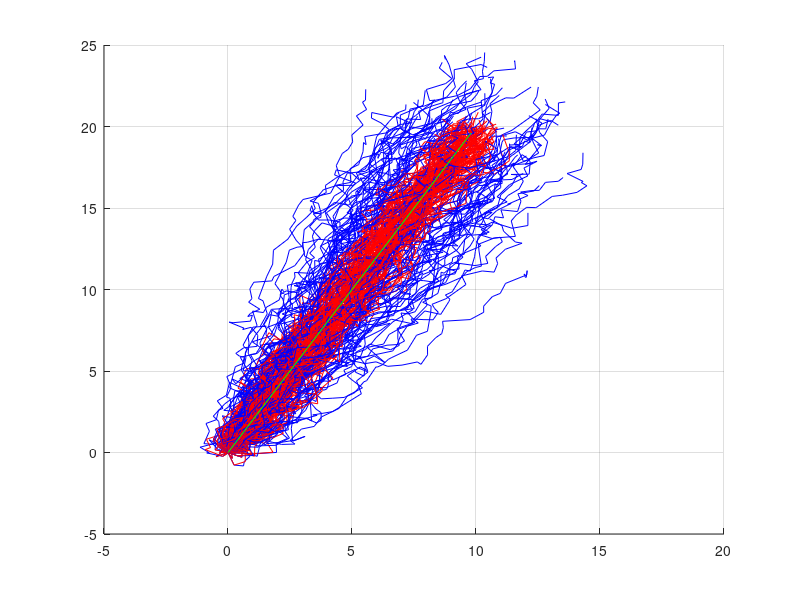

Recreate this plot in MATLAB. (Note: this script raises an error after producing the figure.)
clc
clear
% close all

%% init variables

dx = 1; dt = 0.2; N = 50; % trajectory discretization and length
A = eye(2); B = dt*eye(2); C = eye(2);
% tracking controller
K = dlqr(A,B,eye(2),eye(2)); % feedback law u = -Kx

x0 = [0;0]; % inital state
P0 = eye(2); % initial covariance
Q = 0.1*eye(2); % process noise covariance
R = 0.1*eye(2); % measurement noise covariance

% trajectory producing model 
% given x0, u_nom = (u1,u2), generate x_nom
u_nom = [1; 2]; % constant control for time horizon

% iteratively generate nominal trajectory
x_nom = zeros(2,N); x_nom(:,1) = x0;
for i = 2:N
    x_nom(:,i) = A*x_nom(:,i-1) + B*u_nom;
end

N_traj = 100; % number of sample trajectories

%% generate sample trajectories
X_tr = nan(2,N,N_traj); % tracking
X_se = nan(2,N,N_traj); % state estimating
X_est = nan(2,N,N_traj); % estimate

Z = nan(2,N,N_traj); % measurements

for i_traj = 1:N_traj
    
    % initialize state and covariance
    x_est = x0; P = P0;
    %x = mvnrnd(x_est', P0, 1)';
    x = x0;
    x_tr = x; x_se = x;
    
    % initialize trajectory
    X_tr(:,1,i_traj) = x_tr;
    X_se(:,1,i_traj) = x_se;
    X_est(:,1,i_traj) = x_est;
    
    for i = 2:N
           
        % sample process noise
        w = mvnrnd([0 0], Q, 1)';
        
        % tracking trajectory
        % apply feedback control
        err = x_tr - x_nom(:,i-1);
        %u = u_nom - K*err;
        u = u_nom;
        
        % dynamics
        x_tr = A*x_tr + B*u + w;
        X_tr(:,i,i_traj) = x_tr;
        
        % state estimating trajectory
        % apply feedback control
        err = x_est - x_nom(:,i-1);
        u = u_nom - K*err;
        
        % dynamics
        x_se = A*x_se + B*u + w;
        X_se(:,i,i_traj) = x_se;
        
        % noisy/biased measurement
        z = C*x_se + mvnrnd([0 0], R, 1)';
        Z(:,i,i_traj) = z;

        % Kalman filter predict
        x_pred = A*x_est + B*u;
        P_pred = A*P*A' + Q;

        % Kalman filter update
        L = P_pred*C'/(C*P_pred*C' + R);
        x_est = x_pred + L*(z - C*x_pred);
        P = P_pred - L*C*P_pred;
        
        X_est(:,i,i_traj) = x_est;
        
    end
    
end

%% plot trajectories

figure()
hold on; grid on;

% plot sampled trajectories
for i_traj = 1:N_traj
    plot(X_tr(1,:,i_traj),X_tr(2,:,i_traj),'b');
    plot(X_se(1,:,i_traj),X_se(2,:,i_traj),'r');
end

% plot nominal trajectory
plot(x_nom(1,:),x_nom(2,:),'g');

% % plot state estimates
% plot(X_est(1,:),X_est(2,:),'c');

fprintf("Tracking error (x - x_nom): %f \n", sum(vecnorm(X_tr - x_nom,2,1),'all')/N_traj);
fprintf("State estimation error (x_hat - x): %f \n", sum(vecnorm(X_est - X_se,2,1),'all')/N_traj);
fprintf("State estimating tracking error (x - x_nom): %f \n", sum(vecnorm(X_se - x_nom,2,1),'all')/N_traj);


%%
w_avg = 0;
Q = [2 1; 1 3];
N = 1e5;
for i = 1:N
    w = mvnrnd([0 0], Q, 1)';
    w_avg = w_avg + norm(w)^2;
end
disp(w_avg/N)

%%
S = zeros(2,50,100);
Q = eye(2);
for n = 1:1000
    s = zeros(2,1);
    for i = 1:50
        w = mvnrnd([0 0], Q, 1)';
        s = s + w;
        S(:,i,n) = s;
    end
end
fprintf("error: %f \n", sum(vecnorm(S,2,1),'all')/1000);